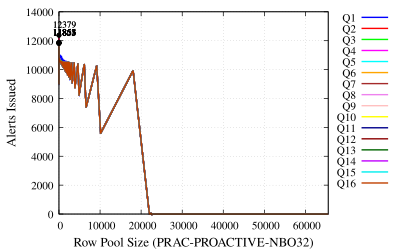

Write the gnuplot code that produced this figure.
# Set terminal to PDF with enhanced font, size, and format
set terminal pdfcairo enhanced font 'Times,12' size 4in, 2.5in

set output 'plot-alert-prac1-pro-nbo32-q.pdf'

# Set labels for axes
set xlabel 'Row Pool Size (PRAC-PROACTIVE-NBO32)' font 'Times,14'
set ylabel 'Alerts Issued' font 'Times,14'

# Set x-axis limit
set xrange [0:65536]

# Enable grid lines
set grid

# Set key outside the plot
set key outside top

# Define custom labels for each file
labels = "Q1 Q2 Q3 Q4 Q5 Q6 Q7 Q8 Q9 Q10 Q11 Q12 Q13 Q14 Q15 Q16"

# Function to find the highest point in a data file
highest_point(file) = sprintf('< awk ''{if ($1 != "GroupSize" && ($5 > max || ($5 == max && $1 > x))) {max=$5; x=$1}} END {print x, max}'' %s', file)

# List of files to plot
files = "~/PRAC/NBO32/NBO32-prac1-pro-pq-32-1.txt ~/PRAC/NBO32/NBO32-prac1-pro-pq-32-2.txt ~/PRAC/NBO32/NBO32-prac1-pro-pq-32-3.txt ~/PRAC/NBO32/NBO32-prac1-pro-pq-32-4.txt ~/PRAC/NBO32/NBO32-prac1-pro-pq-32-5.txt ~/PRAC/NBO32/NBO32-prac1-pro-pq-32-6.txt ~/PRAC/NBO32/NBO32-prac1-pro-pq-32-7.txt ~/PRAC/NBO32/NBO32-prac1-pro-pq-32-8.txt ~/PRAC/NBO32/NBO32-prac1-pro-pq-32-9.txt ~/PRAC/NBO32/NBO32-prac1-pro-pq-32-10.txt ~/PRAC/NBO32/NBO32-prac1-pro-pq-32-11.txt ~/PRAC/NBO32/NBO32-prac1-pro-pq-32-12.txt ~/PRAC/NBO32/NBO32-prac1-pro-pq-32-13.txt ~/PRAC/NBO32/NBO32-prac1-pro-pq-32-14.txt ~/PRAC/NBO32/NBO32-prac1-pro-pq-32-15.txt ~/PRAC/NBO32/NBO32-prac1-pro-pq-32-16.txt"

# Colors for the plots
colors = "blue red green magenta cyan orange brown violet pink yellow dark-blue dark-red dark-green dark-magenta dark-cyan dark-orange"

# Plot commands with custom labels, colors, line styles, and markers
plot for [i=1:words(files)] word(files, i) using 1:5 with lines lw 2 lc rgb word(colors, i) title word(labels, i), \
     for [i=1:words(files)] highest_point(word(files, i)) using 1:2 with points pointtype 7 pointsize 0.5 lc rgb "black" notitle, \
     for [i=1:words(files)] highest_point(word(files, i)) using 1:2:(sprintf("%.0f", $2)) with labels offset char 1, char 1 font 'Times,10' notitle
